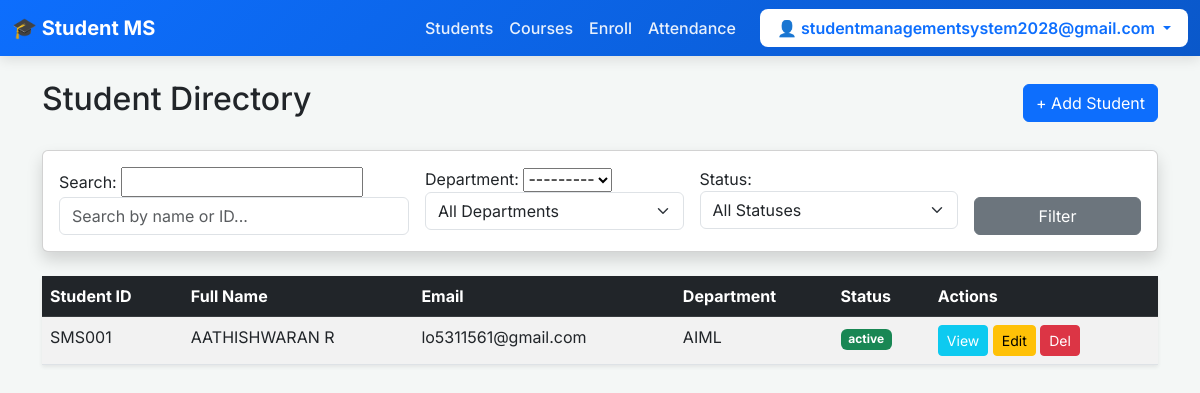
Screenshot of /students/ (signed in) with the database file from the repository.
### students/models.py (models this page shows, shortened)
class CustomUser(AbstractUser):
    username = None # Remove username field
    email = models.EmailField(unique=True)
    USERNAME_FIELD = 'email' # Use email to log in
    REQUIRED_FIELDS = [] # Email is already required
    objects = CustomUserManager()

class Student(models.Model):
    GENDER_CHOICES = [('M', 'Male'), ('F', 'Female'), ('O', 'Other')]
    STATUS_CHOICES = [('active', 'Active'), ('inactive', 'Inactive'), ('graduated', 'Graduated')]
    user            = models.OneToOneField(settings.AUTH_USER_MODEL, on_delete=models.CASCADE, null=True, blank=True)
    student_id      = models.CharField(max_length=20, unique=True)
    first_name      = models.CharField(max_length=100)
    last_name       = models.CharField(max_length=100)
    email           = models.EmailField(unique=True)
    phone           = models.CharField(max_length=15, blank=True)
    date_of_birth   = models.DateField(null=True, blank=True)
    gender          = models.CharField(max_length=1, choices=GENDER_CHOICES, blank=True)
    address         = models.TextField(blank=True)
    photo           = models.ImageField(upload_to='students/', blank=True)
    department      = models.ForeignKey(Department, on_delete=models.SET_NULL, null=True)
    admission_date  = models.DateField(auto_now_add=True)
    status          = models.CharField(max_length=15, choices=STATUS_CHOICES, default='active')
    otp            = models.CharField(max_length=6, blank=True, null=True)
    otp_expiry     = models.DateTimeField(blank=True, null=True)
    def full_name(self):
        return f"{self.first_name} {self.last_name}"

class Department(models.Model):
    name = models.CharField(max_length=100)
    code = models.CharField(max_length=10, unique=True)
    def __str__(self):
        return self.name

### students/views.py (the view)
# urls.py: path('students/',                     views.student_list,    name='student_list'),
@login_required
def student_list(request):
    form = StudentSearchForm(request.GET)
    students = Student.objects.select_related('department').all()
    if form.is_valid():
        q = form.cleaned_data.get('query')
        dept = form.cleaned_data.get('department')
        status = form.cleaned_data.get('status')
        if q:
            students = students.filter(
                Q(first_name__icontains=q) | Q(last_name__icontains=q) |
                Q(student_id__icontains=q) | Q(email__icontains=q)
            )
        if dept:
            students = students.filter(department=dept)
        if status:
            students = students.filter(status=status)
    return render(request, 'students/student_list.html', {'students': students, 'form': form})

### students/forms.py
class StudentSearchForm(forms.Form):
    query      = forms.CharField(required=False, label='Search')
    department = forms.ModelChoiceField(queryset=Department.objects.all(), required=False)
    status     = forms.ChoiceField(
        choices=[('', 'All')] + Student.STATUS_CHOICES, required=False
    )

### students/templates/students/student_list.html (shortened to what this page needs)
{% extends 'students/base.html' %}
{% block content %}
<div class="d-flex justify-content-between align-items-center mb-4">
    <h2>Student Directory</h2>
    <a href="{% url 'student_create' %}" class="btn btn-primary">+ Add Student</a>
</div>
<div class="card shadow mb-4">
    <div class="card-body">
        <form method="get" class="row g-3">
            <div class="col-md-4">
                {{ form.query.label_tag }}
                {{ form.query }}
                <input type="text" name="query" class="form-control" placeholder="Search by name or ID...">
            </div>
            <div class="col-md-3">
                {{ form.department.label_tag }}
                {{ form.department }}
                <select name="department" class="form-select">
                    <option value="">All Departments</option>
                </select>
            </div>
            <div class="col-md-3">
                {{ form.status.label_tag }}
                <select name="status" class="form-select">
                    <option value="">All Statuses</option>
                </select>
            </div>
            <div class="col-md-2 d-flex align-items-end">
                <button type="submit" class="btn btn-secondary w-100">Filter</button>
            </div>
        </form>
    </div>
</div>
<table class="table table-striped shadow-sm bg-white">
    <thead class="table-dark">
        <tr>
            <th>Student ID</th>
            <th>Full Name</th>
            <th>Email</th>
            <th>Department</th>
            <th>Status</th>
            <th>Actions</th>
        </tr>
    </thead>
    <tbody>
        {% for s in students %}
        <tr>
            <td>{{ s.student_id }}</td>
            <td>{{ s.full_name }}</td>
            <td>{{ s.email }}</td>
            <td>{{ s.department }}</td>
            <td><span class="badge {% if s.status == 'active' %}bg-success{% else %}bg-secondary{% endif %}">{{ s.status }}</span></td>
            <td>
                <a href="{% url 'student_detail' s.pk %}" class="btn btn-sm btn-info text-white">View</a>
                <a href="{% url 'student_edit' s.pk %}" class="btn btn-sm btn-warning">Edit</a>
                <a href="{% url 'student_delete' s.pk %}" class="btn btn-sm btn-danger">Del</a>
            </td>
        </tr>
        {% empty %}
        <tr><td colspan="6" class="text-center">No students found.</td></tr>
        {% endfor %}
    </tbody>
</table>
{% endblock %}

### students/templates/students/base.html (shortened to what this page needs)
<!DOCTYPE html>
<html lang="en">
<head>
    <link href="https://cdn.jsdelivr.net/npm/bootstrap@5.3.0/dist/css/bootstrap.min.css" rel="stylesheet">
</head>
<body>
<nav class="navbar navbar-expand-lg navbar-dark sticky-top">
    <div class="container-fluid">
        <a class="navbar-brand fw-bold" href="{% url 'dashboard' %}">🎓 Student MS</a>
        <div class="collapse navbar-collapse" id="navbarNav">
            <div class="navbar-nav ms-auto align-items-center">
                {% if user.is_authenticated %}
                    <a class="nav-link" href="{% url 'student_list' %}">Students</a>
                    <a class="nav-link" href="{% url 'course_list' %}">Courses</a>
                    <a class="nav-link" href="{% url 'enroll_student' %}">Enroll</a>
                    <a class="nav-link" href="{% url 'mark_attendance' %}">Attendance</a>
                    <div class="dropdown ms-lg-3">
                        <a class="btn user-dropdown-btn dropdown-toggle px-3" href="#" role="button" data-bs-toggle="dropdown">
                            👤 {{ user.email }}
                        </a>
                    </div>
                {% else %}
                    <a class="btn btn-light fw-bold px-4" href="{% url 'login_request_otp' %}">Login with OTP</a>
                {% endif %}
            </div>
</nav>
<div class="container mt-4">
    {% block content %}{% endblock %}

### students/templates/students/base.html (style rules this page uses)
body { font-family: 'Inter', sans-serif; background-color: #f4f7f6; }
.navbar { background: linear-gradient(135deg, #0d6efd 0%, #0a58ca 100%); box-shadow: 0 4px 12px rgba(0,0,0,0.1); }
.nav-link { font-weight: 500; color: rgba(255,255,255,0.9) !important; }
.user-dropdown-btn { background: white; color: #0d6efd !important; font-weight: 600; border-radius: 8px; }

### rows the page displays
CustomUser: email "studentmanagementsystem2028@gmail.com"
Student: student_id "SMS001", full_name "AATHISHWARAN R", email "lo5311561@gmail.com", department "AIML", status "active"
